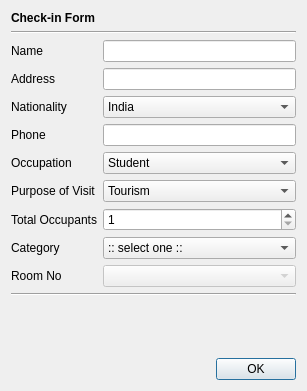
<?xml version="1.0" encoding="UTF-8"?>
<ui version="4.0">
 <class>checkInForm</class>
 <widget class="QDialog" name="checkInForm">
  <property name="geometry">
   <rect>
    <x>0</x>
    <y>0</y>
    <width>307</width>
    <height>391</height>
   </rect>
  </property>
  <property name="windowTitle">
   <string>Check-in Form</string>
  </property>
  <layout class="QGridLayout" name="gridLayout">
   <item row="0" column="0" colspan="2">
    <widget class="QLabel" name="label">
     <property name="text">
      <string>&lt;b&gt;Check-in Form&lt;/b&gt;</string>
     </property>
    </widget>
   </item>
   <item row="1" column="0" colspan="3">
    <widget class="Line" name="line">
     <property name="orientation">
      <enum>Qt::Horizontal</enum>
     </property>
    </widget>
   </item>
   <item row="2" column="0">
    <widget class="QLabel" name="label_2">
     <property name="text">
      <string>Name</string>
     </property>
    </widget>
   </item>
   <item row="2" column="2">
    <widget class="QLineEdit" name="nameText"/>
   </item>
   <item row="3" column="0">
    <widget class="QLabel" name="label_3">
     <property name="text">
      <string>Address</string>
     </property>
    </widget>
   </item>
   <item row="3" column="2">
    <widget class="QLineEdit" name="addText"/>
   </item>
   <item row="4" column="0" colspan="2">
    <widget class="QLabel" name="label_4">
     <property name="text">
      <string>Nationality</string>
     </property>
    </widget>
   </item>
   <item row="4" column="2">
    <widget class="QComboBox" name="nationality">
     <item>
      <property name="text">
       <string>India</string>
      </property>
     </item>
     <item>
      <property name="text">
       <string>Bangladesh</string>
      </property>
     </item>
     <item>
      <property name="text">
       <string>Bhutan</string>
      </property>
     </item>
     <item>
      <property name="text">
       <string>China</string>
      </property>
     </item>
     <item>
      <property name="text">
       <string>Myanmar</string>
      </property>
     </item>
     <item>
      <property name="text">
       <string>Nepal</string>
      </property>
     </item>
     <item>
      <property name="text">
       <string>Pakistan</string>
      </property>
     </item>
     <item>
      <property name="text">
       <string>Sri Lanka</string>
      </property>
     </item>
    </widget>
   </item>
   <item row="5" column="0">
    <widget class="QLabel" name="label_5">
     <property name="text">
      <string>Phone</string>
     </property>
    </widget>
   </item>
   <item row="5" column="2">
    <widget class="QLineEdit" name="phone"/>
   </item>
   <item row="6" column="0" colspan="2">
    <widget class="QLabel" name="label_6">
     <property name="text">
      <string>Occupation</string>
     </property>
    </widget>
   </item>
   <item row="6" column="2">
    <widget class="QComboBox" name="occupation">
     <item>
      <property name="text">
       <string>Student</string>
      </property>
     </item>
     <item>
      <property name="text">
       <string>Businessman</string>
      </property>
     </item>
     <item>
      <property name="text">
       <string>Govt. Employee</string>
      </property>
     </item>
     <item>
      <property name="text">
       <string>Corporate Employee</string>
      </property>
     </item>
     <item>
      <property name="text">
       <string>Freelancer</string>
      </property>
     </item>
     <item>
      <property name="text">
       <string>Other</string>
      </property>
     </item>
    </widget>
   </item>
   <item row="7" column="0" colspan="2">
    <widget class="QLabel" name="label_7">
     <property name="text">
      <string>Purpose of Visit</string>
     </property>
    </widget>
   </item>
   <item row="7" column="2">
    <widget class="QComboBox" name="purpose">
     <item>
      <property name="text">
       <string>Tourism</string>
      </property>
     </item>
     <item>
      <property name="text">
       <string>Academic</string>
      </property>
     </item>
     <item>
      <property name="text">
       <string>Business</string>
      </property>
     </item>
     <item>
      <property name="text">
       <string>Medical</string>
      </property>
     </item>
     <item>
      <property name="text">
       <string>Official</string>
      </property>
     </item>
     <item>
      <property name="text">
       <string>Others</string>
      </property>
     </item>
    </widget>
   </item>
   <item row="8" column="0" colspan="2">
    <widget class="QLabel" name="label_8">
     <property name="text">
      <string>Total Occupants</string>
     </property>
    </widget>
   </item>
   <item row="8" column="2">
    <widget class="QSpinBox" name="occupant">
     <property name="minimum">
      <number>1</number>
     </property>
     <property name="maximum">
      <number>5</number>
     </property>
    </widget>
   </item>
   <item row="9" column="0">
    <widget class="QLabel" name="label_9">
     <property name="text">
      <string>Category</string>
     </property>
    </widget>
   </item>
   <item row="9" column="2">
    <widget class="QComboBox" name="catList">
     <property name="minimumSize">
      <size>
       <width>0</width>
       <height>0</height>
      </size>
     </property>
     <item>
      <property name="text">
       <string>:: select one ::</string>
      </property>
     </item>
    </widget>
   </item>
   <item row="10" column="0">
    <widget class="QLabel" name="label_10">
     <property name="text">
      <string>Room No</string>
     </property>
    </widget>
   </item>
   <item row="10" column="2">
    <widget class="QComboBox" name="roomList">
     <property name="enabled">
      <bool>false</bool>
     </property>
    </widget>
   </item>
   <item row="11" column="0" colspan="3">
    <widget class="Line" name="line_3">
     <property name="orientation">
      <enum>Qt::Horizontal</enum>
     </property>
    </widget>
   </item>
   <item row="12" column="0" colspan="3">
    <spacer name="verticalSpacer">
     <property name="orientation">
      <enum>Qt::Vertical</enum>
     </property>
     <property name="sizeHint" stdset="0">
      <size>
       <width>20</width>
       <height>40</height>
      </size>
     </property>
    </spacer>
   </item>
   <item row="13" column="0" colspan="3">
    <layout class="QHBoxLayout" name="horizontalLayout">
     <item>
      <spacer name="horizontalSpacer">
       <property name="orientation">
        <enum>Qt::Horizontal</enum>
       </property>
       <property name="sizeHint" stdset="0">
        <size>
         <width>40</width>
         <height>20</height>
        </size>
       </property>
      </spacer>
     </item>
     <item>
      <widget class="QPushButton" name="okButton">
       <property name="enabled">
        <bool>true</bool>
       </property>
       <property name="text">
        <string>OK</string>
       </property>
      </widget>
     </item>
    </layout>
   </item>
  </layout>
 </widget>
 <resources/>
 <connections/>
</ui>
